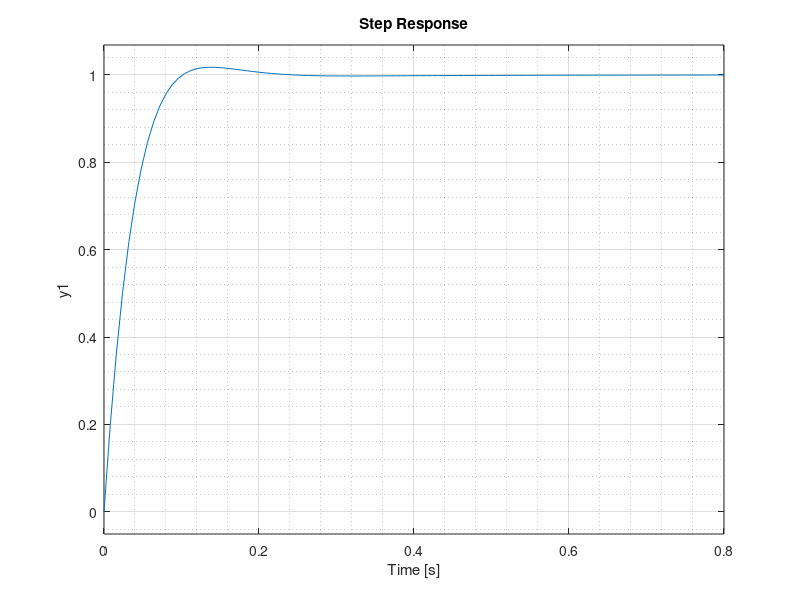

Reproduce this figure in MATLAB.
%% Control of phi
clc
clear
close all
s=tf('s');
G = (5.55*s^4 + 277.5*s^3 + 5134*s^2 + 41620*s + 124900)/(s^6 + 75*s^5 + 2325*s^4 + 38130*s^3 +348000*s^2 + 1680000*s + 3370000);
G_c = 4.82*(s + 23.29)*(1 + 8.3/s);         % Controller

T = G*G_c/(1 + G*G_c);          % Closed Loop Transfer Function
step(T)
grid minor;
